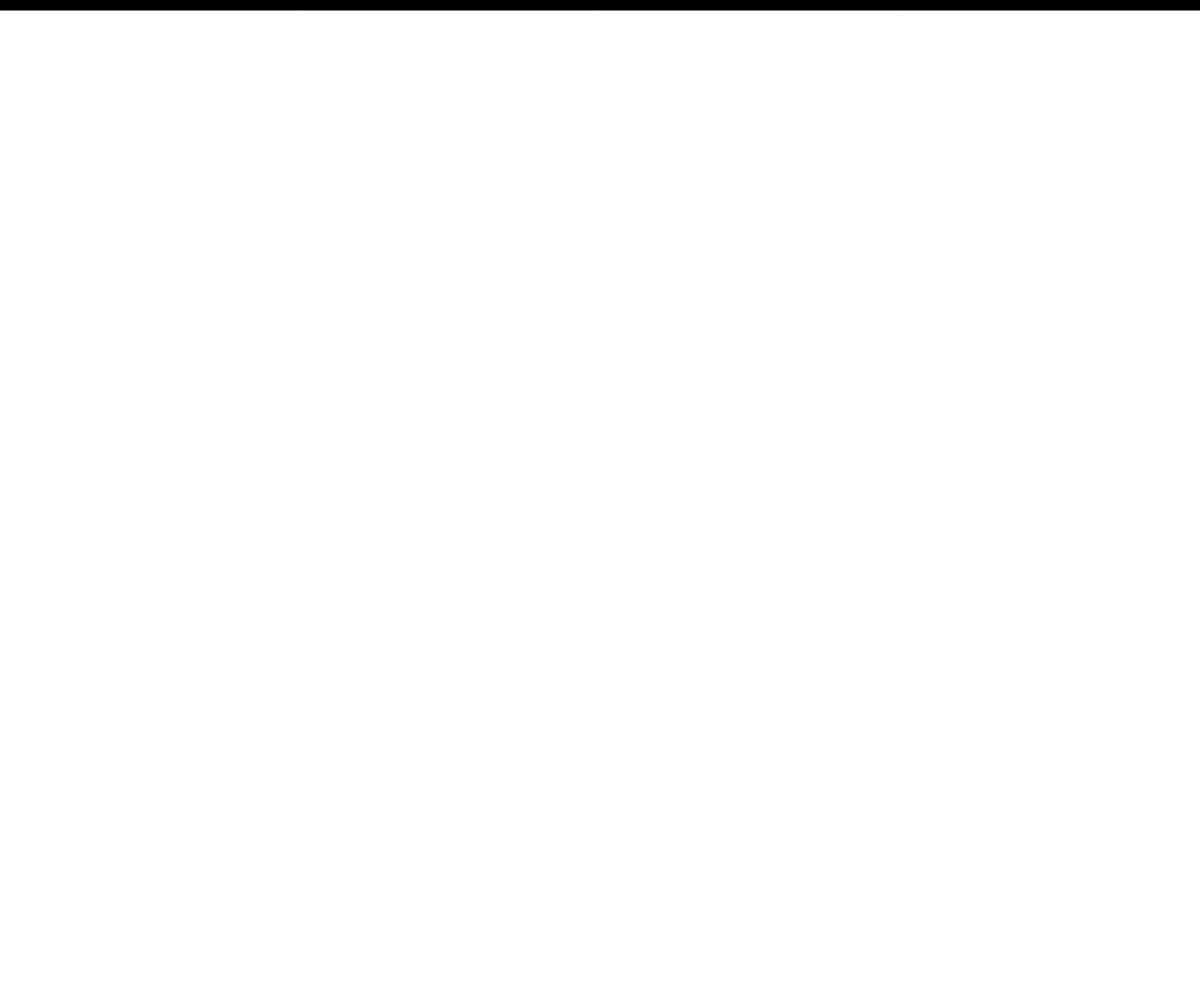
Frame 1 (no input)
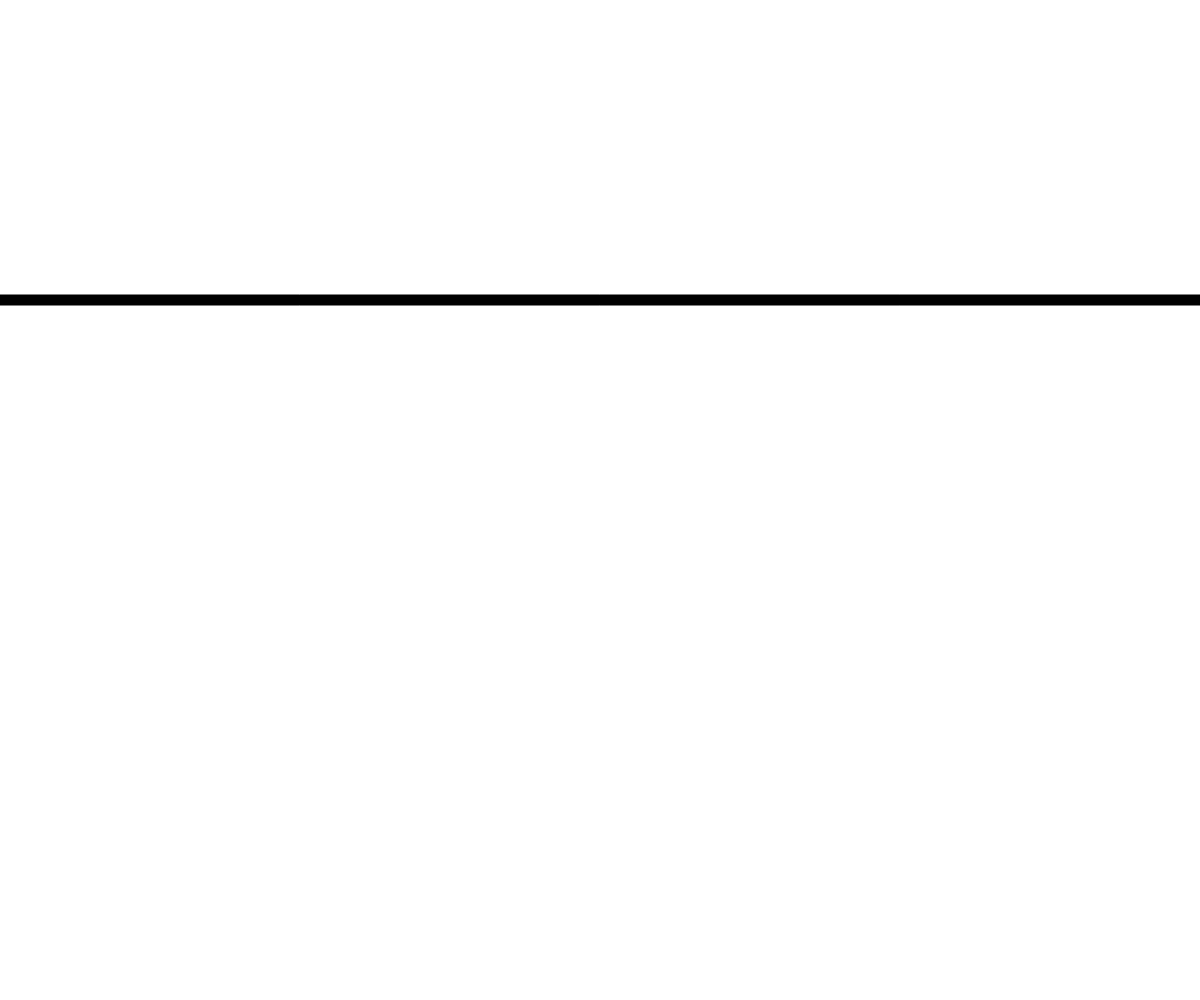
Frame 60 (no input)
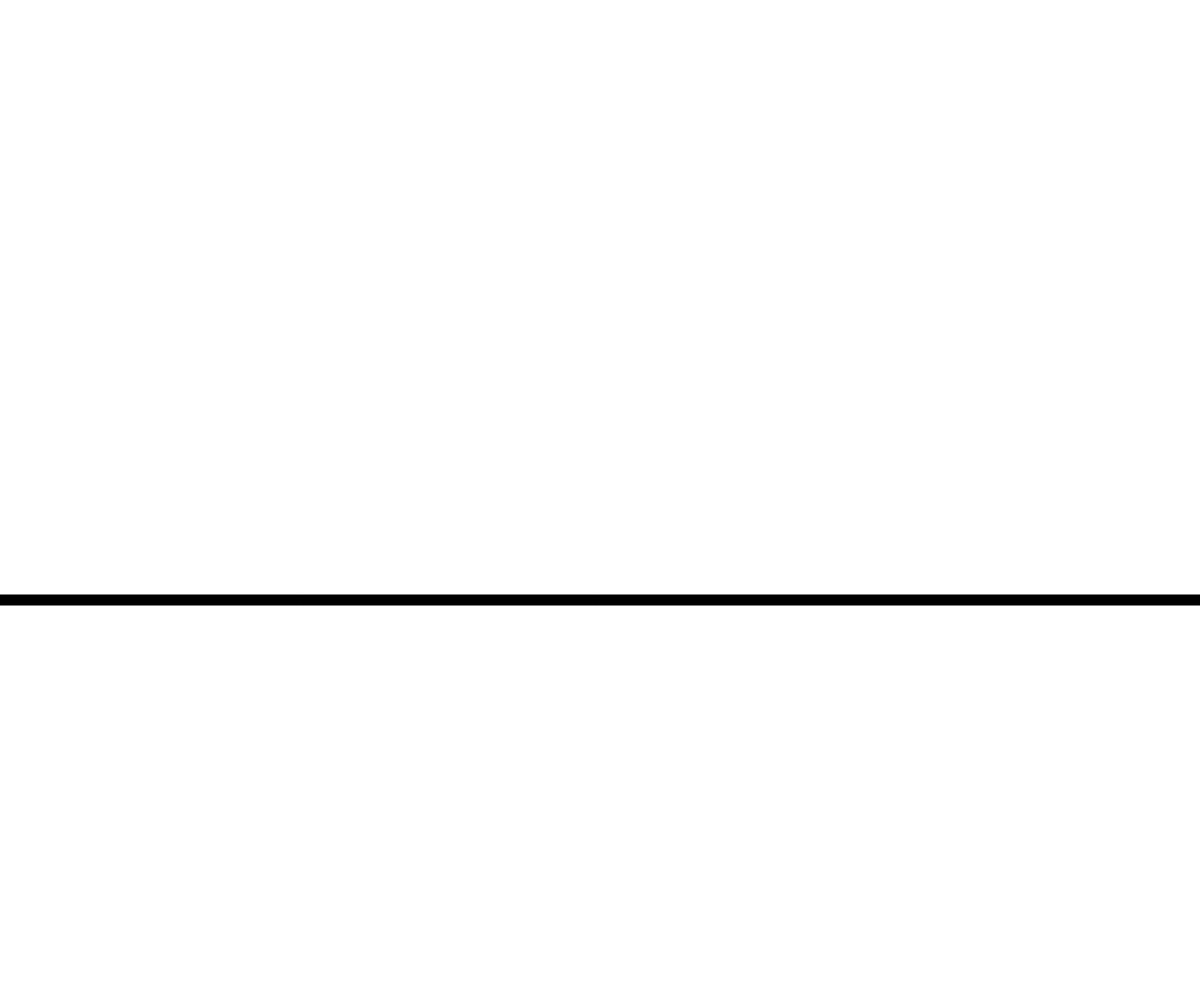
Frame 120 (the mouse pressed at the canvas centre since frame 60)

The p5.js sketch that drew these frames (run headless with seeded random() and noise() and a simulated clock; from frame 60 on, the mouse is pressed at the canvas centre):

// p5.js sketch
// ── sketch.js
var x = 0;
var y = 00;
var w;
var h = 10;
var yDist = 5;

function setup() {
  createCanvas(windowWidth, windowHeight);
  fill(0, 0, 0);
  w = width;
}

function draw() {
  background(255, 255, 255);
  rect(x, y, w, h);
  y = (y + yDist)%height;
}
